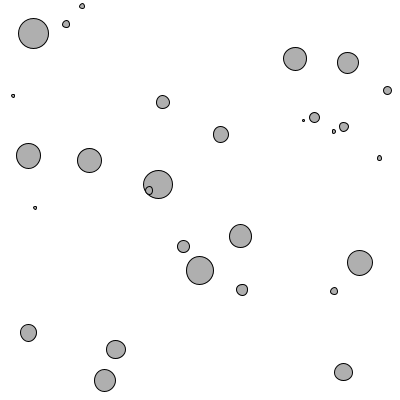
Frame 1 (no input)
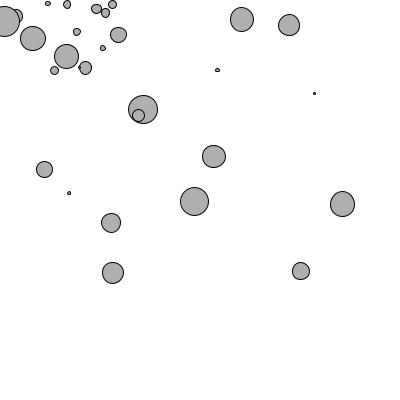
Frame 60 (the mouse pressed at the canvas centre just before this capture)
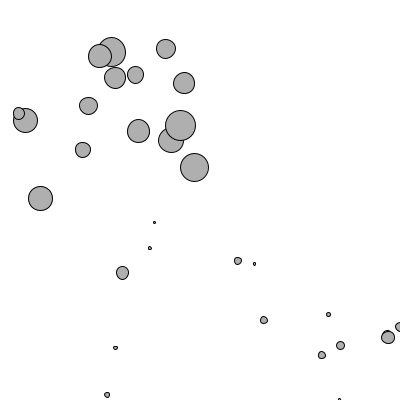
Frame 120 (the mouse held since frame 60 and released just before this capture)

The Processing sketch that drew these frames (run headless with seeded random() and noise(); from frame 60 on, the mouse is pressed at the canvas centre):

// Processing sketch: Exercise_2_10
// ── Exercise_2_10.pde
Mover[] movers = new Mover[30];

void setup(){
  size(400,400);

  for (int i = 0; i<movers.length; i++){
    movers[i] = new Mover(random(0.1,2), random(width), random(height));
  }
}

void draw(){
  background(255);

  for (int i = 0; i<movers.length; i++){
    for (int j = 0; j<movers.length; j++){
      if (i!=j){
        PVector r = movers[j].attract(movers[i]);
        movers[i].applyForce(r);
      }
    }

    PVector a = movers[i].mouseAttraction();
    movers[i].applyForce(a);

    movers[i].update();
    movers[i].checkEdges();
    movers[i].display();
  }

}

// ── Mover.pde
class Mover{
  PVector location;
  PVector velocity;
  PVector acceleration;

  float G;

  float mass;

  Mover(float m, float x, float y){
      location = new PVector(x,y);
      velocity = new PVector(1,0);
      acceleration = new PVector(0,0);

      mass = m;
      G = 0.4;
  }

  void applyForce(PVector force){
      PVector f = PVector.div(force,mass);
      acceleration.add(f);
  }

  void update(){
      velocity.add(acceleration);
      location.add(velocity);
      acceleration.mult(0);
  }

  void checkEdges() {

    if (location.x > width) {
      location.x = width;
      velocity.x *= -1;
    } else if (location.x < 0) {
      velocity.x *= -1;
      location.x = 0;
    }

    if (location.y > height) {
      velocity.y *= -1;
      location.y = height;
    }else if (location.y < 0) {
      velocity.y *= -1;
      location.y = 0;
    }

  }

  void display(){
      stroke(0);
      fill(175);
      ellipse(location.x,location.y,mass*16,mass*16);
  }

  PVector attract(Mover m){

    PVector force = PVector.sub(location,m.location);

    float distance = force.mag();
    distance = constrain(distance,5,25);

    float mag = (G*mass*m.mass)/(distance*distance);
    /*If multiplied by -1, movers become repulsers.
      If not, every mover will be an attractor for all others movers.*/
    mag = (-1) * mag;

    force.normalize();
    force.mult(mag);

    return force;
  }

  PVector mouseAttraction(){
      PVector mouse = new PVector(mouseX,mouseY);
      PVector dir = PVector.sub(mouse,location);

      float mod = dir.mag();
      mod = constrain(mod, 2.5,15);
      dir.normalize();
      dir.mult(0.1);

      return dir;
  }


}
